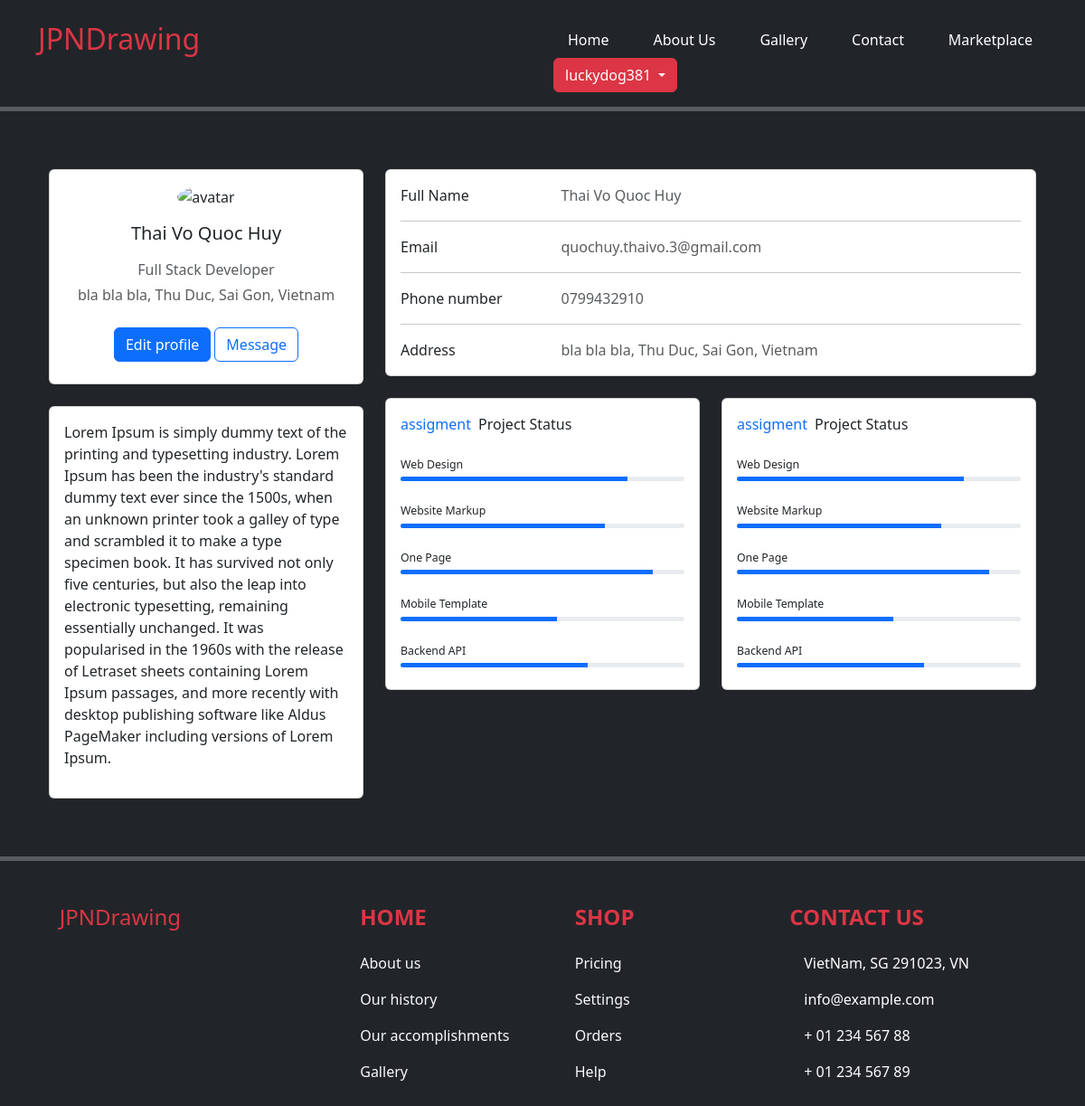
The app's page /profile (signed in) with its own data.
### exe201/models.py (models this page shows, shortened)
class User(db.Model, UserMixin):
    id = db.Column(db.Integer(), primary_key = True)
    username = db.Column(db.String(length=30), nullable = False, unique = True)
    password_hash = db.Column(db.String(length=60), nullable = False)
    @property
    def password(self):
        return self.password

class Profile(db.Model):
    id = db.Column(db.Integer(), primary_key = True)
    fullname = db.Column(db.String(length = 30), nullable = True)
    email_address = db.Column(db.String(length = 50), nullable = True, unique = True)
    phone_number = db.Column(db.String(length = 10), nullable = True, unique = True)
    address = db.Column(db.String(length = 100), nullable = True)
    city = db.Column(db.String(length = 30), nullable = True)
    state = db.Column(db.String(length = 30), nullable = True)
    zipcode = db.Column(db.String(length = 5), nullable = True)
    country = db.Column(db.String(length = 30), nullable = True)
    about_me = db.Column(db.String(length = 1000), nullable = True)
    user_id = db.Column(db.Integer(), db.ForeignKey('user.id'))
    product = db.relationship('Product', backref='owned_user', lazy=True)

### exe201/routes.py (the view)
@app.route('/profile')
@login_required
def profile_page():
    user_profile = Profile.query.filter_by(user_id=current_user.id).first()
    return render_template('profile.html', user_profile = user_profile)

### exe201/models.py (called while the page is built)
@login_manager.user_loader
def load_user(user_id):
    return User.query.get(int(user_id))

### exe201/templates/profile.html (shortened to what this page needs)
{% extends 'base.html' %}
{% block body %}
<div class="container">
    <div class="container py-5">
        <div class="row">
            <div class="col-lg-4">
                <div class="card mb-4">
                    <div class="card-body text-center">
                        <img src="https://mdbcdn.b-cdn.net/img/Photos/new-templates/bootstrap-chat/ava3.webp"
                            alt="avatar" class="rounded-circle img-fluid" style="width: 150px;">
                        <h5 class="my-3">{{ user_profile.fullname }}</h5>
                        <p class="text-muted mb-1">Full Stack Developer</p>
                        <p class="text-muted mb-4">{{ user_profile.address }}, {{ user_profile.state }}, {{ user_profile.city }}, {{ user_profile.country }}</p>
                        <div class="d-flex justify-content-center mb-2">
                            <a type="button" class="btn btn-primary" href="{{ url_for('edit_page')}}">Edit profile</a>
                            <button type="button" class="btn btn-outline-primary ms-1">Message</button>
                        </div>
                    </div>
                </div>
                <div class="card mb-4 mb-lg-0">
                    <div class="card-body p-0">
                        <p class="p-3">
                            {{ user_profile.about_me }}
                        </p>
                    </div>
                </div>
            </div>
            <div class="col-lg-8">
                <div class="card mb-4">
                    <div class="card-body">
                        <div class="row">
                            <div class="col-sm-3">
                                <p class="mb-0">Full Name</p>
                            </div>
                            <div class="col-sm-9">
                                <p class="text-muted mb-0">{{ user_profile.fullname }}</p>
                            </div>
                        </div>
                        <hr>
                        <div class="row">
                            <div class="col-sm-3">
                                <p class="mb-0">Email</p>
                            </div>
                            <div class="col-sm-9">
                                <p class="text-muted mb-0">{{ user_profile.email_address }}</p>
                            </div>
                        </div>
                        <hr>
                        <div class="row">
                            <div class="col-sm-3">
                                <p class="mb-0">Phone number</p>
                            </div>
                            <div class="col-sm-9">
                                <p class="text-muted mb-0">{{ user_profile.phone_number }}</p>
                            </div>
                        </div>
                        <hr>
                        <div class="row">
                            <div class="col-sm-3">
                                <p class="mb-0">Address</p>
                            </div>
                            <div class="col-sm-9">
                                <p class="text-muted mb-0">{{ user_profile.address }}, {{ user_profile.state }}, {{ user_profile.city }}, {{ user_profile.country }}</p>
                            </div>
                        </div>
                    </div>
                </div>
                <div class="row">
                    <div class="col-md-6">
                        <div class="card mb-4 mb-md-0">
                            <div class="card-body">
                                <p class="mb-4"><span class="text-primary font-italic me-1">assigment</span> Project
                                    Status
                                </p>
                                <p class="mb-1" style="font-size: .77rem;">Web Design</p>
                                <div class="progress rounded" style="height: 5px;">
                                    <div class="progress-bar" role="progressbar" style="width: 80%" aria-valuenow="80"
                                        aria-valuemin="0" aria-valuemax="100"></div>
                                </div>
                                <p class="mt-4 mb-1" style="font-size: .77rem;">Website Markup</p>
                                <div class="progress rounded" style="height: 5px;">
                                    <div class="progress-bar" role="progressbar" style="width: 72%" aria-valuenow="72"
                                        aria-valuemin="0" aria-valuemax="100"></div>
                                </div>
                                <p class="mt-4 mb-1" style="font-size: .77rem;">One Page</p>
                                <div class="progress rounded" style="height: 5px;">
                                    <div class="progress-bar" role="progressbar" style="width: 89%" aria-valuenow="89"
                                        aria-valuemin="0" aria-valuemax="100"></div>
                                </div>
                                <p class="mt-4 mb-1" style="font-size: .77rem;">Mobile Template</p>
                                <div class="progress rounded" style="height: 5px;">
                                    <div class="progress-bar" role="progressbar" style="width: 55%" aria-valuenow="55"
                                        aria-valuemin="0" aria-valuemax="100"></div>
                                </div>
                                <p class="mt-4 mb-1" style="font-size: .77rem;">Backend API</p>
                                <div class="progress rounded mb-2" style="height: 5px;">
                                    <div class="progress-bar" role="progressbar" style="width: 66%" aria-valuenow="66"
                                        aria-valuemin="0" aria-valuemax="100"></div>
                                </div>
                            </div>
                        </div>
                    </div>
                    <div class="col-md-6">
                        <div class="card mb-4 mb-md-0">
                            <div class="card-body">
                                <p class="mb-4"><span class="text-primary font-italic me-1">assigment</span> Project
                                    Status
                                </p>
                                <p class="mb-1" style="font-size: .77rem;">Web Design</p>
                                <div class="progress rounded" style="height: 5px;">
                                    <div class="progress-bar" role="progressbar" style="width: 80%" aria-valuenow="80"
                                        aria-valuemin="0" aria-valuemax="100"></div>
                                </div>
                                <p class="mt-4 mb-1" style="font-size: .77rem;">Website Markup</p>
                                <div class="progress rounded" style="height: 5px;">
                                    <div class="progress-bar" role="progressbar" style="width: 72%" aria-valuenow="72"
                                        aria-valuemin="0" aria-valuemax="100"></div>
                                </div>
                                <p class="mt-4 mb-1" style="font-size: .77rem;">One Page</p>
                                <div class="progress rounded" style="height: 5px;">
                                    <div class="progress-bar" role="progressbar" style="width: 89%" aria-valuenow="89"
                                        aria-valuemin="0" aria-valuemax="100"></div>
                                </div>
                                <p class="mt-4 mb-1" style="font-size: .77rem;">Mobile Template</p>
                                <div class="progress rounded" style="height: 5px;">
                                    <div class="progress-bar" role="progressbar" style="width: 55%" aria-valuenow="55"
                                        aria-valuemin="0" aria-valuemax="100"></div>
                                </div>
                                <p class="mt-4 mb-1" style="font-size: .77rem;">Backend API</p>
                                <div class="progress rounded mb-2" style="height: 5px;">
                                    <div class="progress-bar" role="progressbar" style="width: 66%" aria-valuenow="66"
                                        aria-valuemin="0" aria-valuemax="100"></div>
                                </div>
                            </div>
                        </div>
                    </div>
                </div>
            </div>
        </div>
    </div>
</div>
{% endblock %}

### exe201/templates/base.html (shortened to what this page needs)
<!doctype html>
<html lang="en">
<head>
  <link href="https://cdn.jsdelivr.net/npm/bootstrap@5.3.0-alpha3/dist/css/bootstrap.min.css" rel="stylesheet"
>
</head>
<body class="bg-dark" style="padding-top: 2%; color: white">
  <div class="container">
    <div class="row align-items-start">
      <div class="col">
        <h2 class="text_left text-danger">JPNDrawing</h2>
      </div>
      <div class="col">
        <ul class="nav justify-content-between navbar-light">
          <li class="nav-item">
            <a class="nav-link active" aria-current="page" style="color:white !important"
              href="{{ url_for('home_page') }}">Home</a>
          </li>
          <li class="nav-item">
            <a class="nav-link" style="color:white !important" href="#">About Us</a>
          </li>
          <li class="nav-item">
            <a class="nav-link" style="color:white !important" href="#">Gallery</a>
          </li>
          <li class="nav-item">
            <a class="nav-link" style="color:white !important" href="{{ url_for('contact_info') }}">Contact</a>
          </li>
          {% if current_user.is_authenticated %}
          <li class="nav-item">
            <a class="nav-link" style="color:white !important" href="{{ url_for('marketplace_page') }}">Marketplace</a>
          </li>
          <div class="dropdown">
            <a class="btn btn-danger dropdown-toggle" href="#" role="button" id="dropdownMenuLink"
              data-bs-toggle="dropdown" aria-expanded="false">
              {{ current_user.username }}
            </a>
          </div>
          {% endif %}
        </ul>
      </div>
    </div>
  </div>
  <hr style="border-top: 5px solid white;">
  {% block body %}
  {% endblock %}
  <hr style="border-top: 5px solid white;">
  <footer class="text-center text-lg-start text-white position: relative min-height: 100vh">
    <section class="">
      <div class="container text-center text-md-start mt-5">
        <div class="row mt-3">
          <div class="col-md-3 col-lg-4 col-xl-3 mx-auto mb-4">
            <h4 class="mb-4 text-danger">
              JPNDrawing
            </h4>
          </div>
          <div class="col-md-3 col-lg-2 col-xl-2 mx-auto mb-4">
            <h4 class="text-uppercase fw-bold mb-4 text-danger">
              Home
            </h4>
            <p>
              <a href="#!" class="text-decoration-none text-light">About us</a>
            </p>
            <p>
              <a href="#!" class="text-decoration-none text-light">Our history</a>
            </p>
            <p>
              <a href="#!" class="text-decoration-none text-light">Our accomplishments</a>
            </p>
            <p>
              <a href="#!" class="text-decoration-none text-light">Gallery</a>
            </p>
          </div>
          <div class="col-md-3 col-lg-2 col-xl-2 mx-auto mb-4">
            <h4 class="text-uppercase fw-bold mb-4 text-danger">
              Shop
            </h4>
            <p>
              <a href="#!" class="text-decoration-none text-light">Pricing</a>
            </p>
            <p>
              <a href="#!" class="text-decoration-none text-light">Settings</a>
            </p>
            <p>
              <a href="#!" class="text-decoration-none text-light">Orders</a>
            </p>
            <p>
              <a href="#!" class="text-decoration-none text-light">Help</a>
            </p>
          </div>
          <div class="col-md-4 col-lg-3 col-xl-3 mx-auto mb-md-0 mb-4">
            <h4 class="text-uppercase fw-bold mb-4 text-danger">Contact us</h4>
            <p> VietNam, SG 291023, VN</p>
            <p>
              info@example.com
            </p>
            <p> + 01 234 567 88</p>
            <p> + 01 234 567 89</p>
          </div>
        </div>
      </div>
    </section>
  </footer>
</html>

### records on screen
User: username "luckydog381"
Profile: fullname "Thai Vo Quoc Huy", address "bla bla bla", state "Thu Duc", city "Sai Gon", country "Vietnam", about_me "Lorem Ipsum is simply dummy text of the printing and typesetting industry. Lorem Ipsum has been the industry's standard dummy text ever since the 1500s, when an unknown printer took a galley of type and scrambled it to make a type specimen book. It has survived not only five centuries, but also the leap into electronic typesetting, remaining essentially unchanged. It was popularised in the 1960s with the release of Letraset sheets containing Lorem Ipsum passages, and more recently with desktop publishing software like Aldus PageMaker including versions of Lorem Ipsum.", email_address "quochuy.thaivo.3@gmail.com", phone_number "0799432910"
